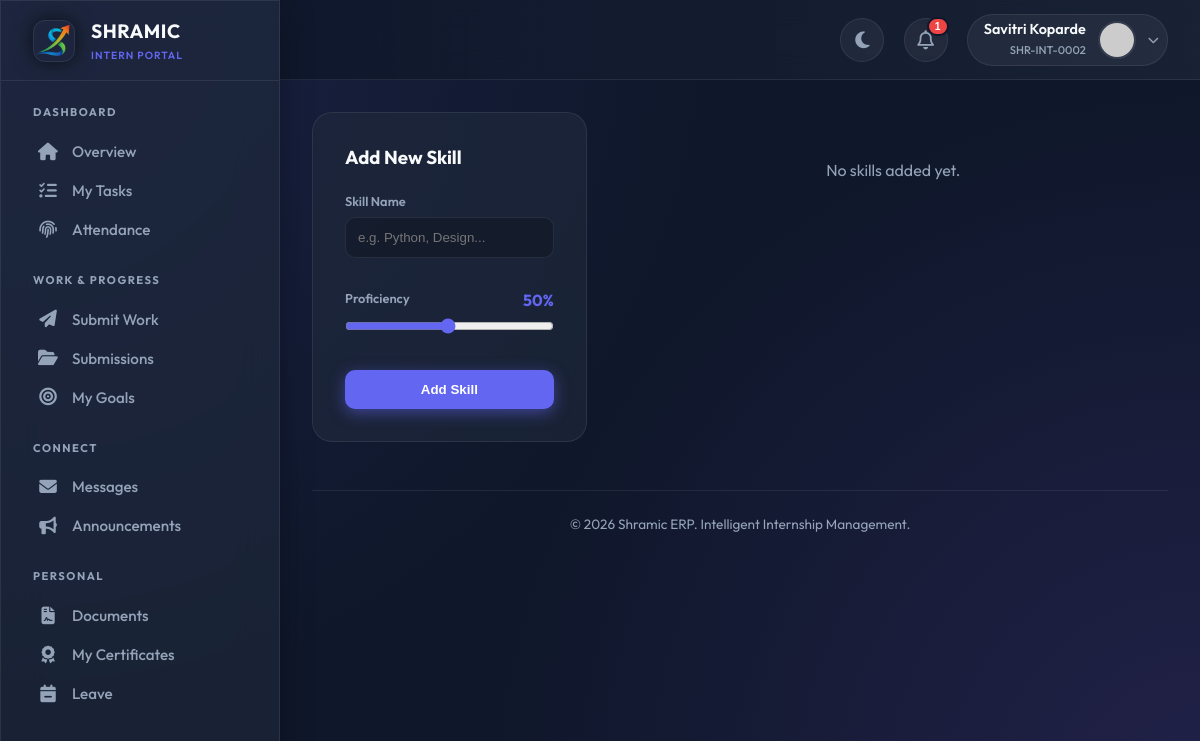
Before: /intern/skills (signed in) with the older database file.
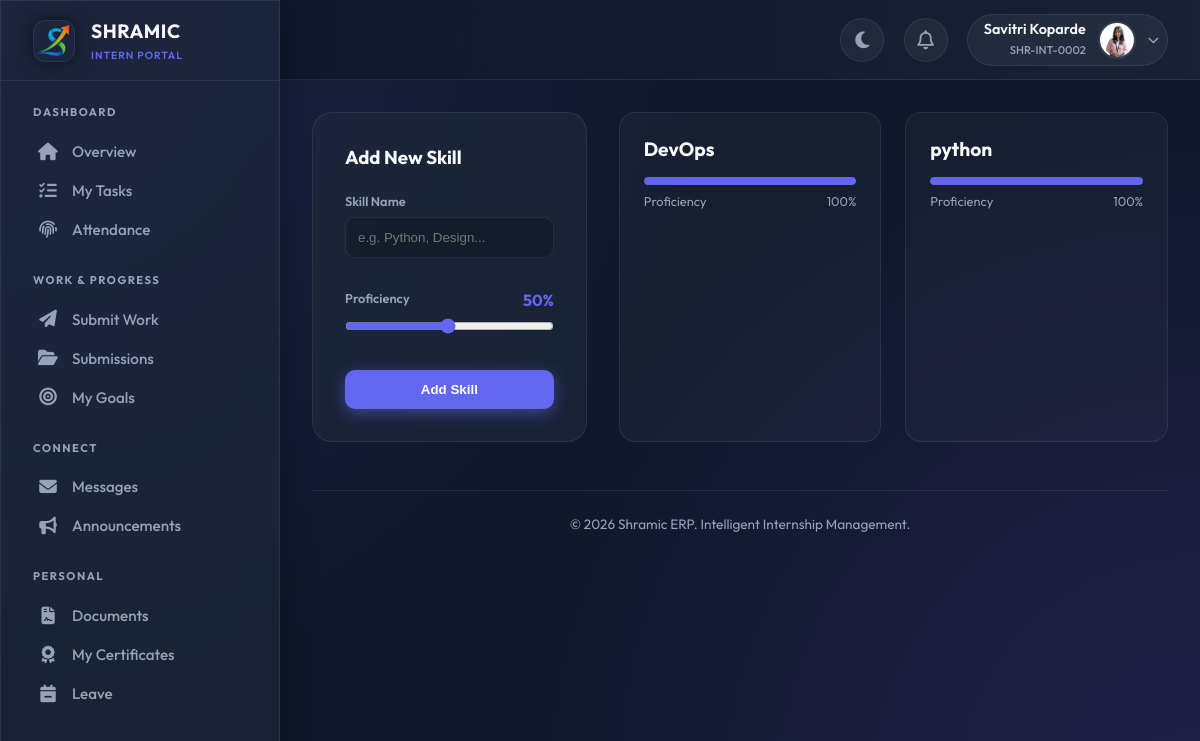
After: the same page with the newer database file.
### tables this page shows
CREATE TABLE users (
            id INTEGER PRIMARY KEY AUTOINCREMENT,
            intern_id TEXT UNIQUE,
            usn TEXT UNIQUE NOT NULL,
            full_name TEXT NOT NULL,
            phone TEXT NOT NULL,
            email TEXT UNIQUE NOT NULL,
            password_hash TEXT NOT NULL,
            role TEXT NOT NULL,
            photo_url TEXT,
            status TEXT DEFAULT 'PENDING',
            is_admin BOOLEAN DEFAULT 0,
            department TEXT,
            join_date DATE,
            emergency_contact TEXT,
            address TEXT,
            last_login TIMESTAMP,
            login_count INTEGER DEFAULT 0,
            created_at TIMESTAMP DEFAULT CURRENT_TIMESTAMP,
            updated_at TIMESTAMP DEFAULT CURRENT_TIMESTAMP
        );

CREATE TABLE skills (
            id INTEGER PRIMARY KEY AUTOINCREMENT,
            user_id INTEGER,
            skill_name TEXT NOT NULL,
            proficiency_level INTEGER,
            verified BOOLEAN DEFAULT 0,
            verified_by INTEGER,
            created_at TIMESTAMP DEFAULT CURRENT_TIMESTAMP,
            FOREIGN KEY (user_id) REFERENCES users(id),
            FOREIGN KEY (verified_by) REFERENCES users(id)
        );

### app.py (the view, shortened to what this page needs)
@app.route('/intern/skills', methods=['GET', 'POST'])
@login_required
@approved_required
def intern_skills():
    conn = get_db_connection()
    cur = conn.cursor()
    cur.execute("""
        SELECT * FROM skills
        WHERE user_id = ?
        ORDER BY proficiency_level DESC, skill_name ASC
    """, (current_user.id,))
    skills = cur.fetchall()
    conn.close()
    return render_template('intern/skills.html', skills=skills)

### app.py (called while the page is built)
@app.before_request
def make_session_permanent():
    session.permanent = True
    app.permanent_session_lifetime = timedelta(days=365)

def get_db_connection():
    conn = sqlite3.connect(DATABASE, timeout=30)
    conn.execute("PRAGMA busy_timeout = 30000")
    conn.row_factory = sqlite3.Row
    return conn

def get_current_datetime():
    return datetime.now(TIMEZONE)

@login_manager.user_loader
def load_user(user_id):
    conn = get_db_connection()
    cur = conn.cursor()
    cur.execute("SELECT * FROM users WHERE id = ?", (user_id,))
    user_data = cur.fetchone()
    conn.close()
    return User(dict(user_data)) if user_data else None

def approved_required(f):
    @wraps(f)
    def decorated_function(*args, **kwargs):
        if not current_user.is_authenticated:
            return redirect(url_for('login'))
        if current_user.status != 'APPROVED' and not current_user.is_admin:
            return render_template('auth/pending.html')
        return f(*args, **kwargs)
    return decorated_function

@app.before_request
def before_request():
        pass

### templates/intern/skills.html (shortened to what this page needs)
{% extends "intern/base.html" %} {% block title %}My Skills{% endblock %}  {% block content %}
<div class="skill-container">
  <div class="add-skill-box">
    <h3 style="margin-bottom: 1.5rem; font-weight: 700">Add New Skill</h3>
    <form action="{{ url_for('intern_skills') }}" method="POST">
      <div style="margin-bottom: 1.5rem">
        <label
          style="
            display: block;
            color: var(--text-muted);
            font-size: 0.8rem;
            font-weight: 600;
            margin-bottom: 0.5rem;
          "
          >Skill Name</label
        >
        <input
          type="text"
          name="skill_name"
          required
          placeholder="e.g. Python, Design..."
          style="
            width: 100%;
            padding: 12px;
            background: rgba(0, 0, 0, 0.2);
            border: 1px solid var(--glass-border);
            border-radius: 10px;
            color: white;
          "
        />
      </div>
      <div class="range-wrap">
        <div
          style="
            display: flex;
            justify-content: space-between;
            margin-bottom: 0.5rem;
          "
        >
          <label
            style="
              color: var(--text-muted);
              font-size: 0.8rem;
              font-weight: 600;
            "
            >Proficiency</label
          >
          <span id="range-val" style="color: var(--primary); font-weight: 700"
            >50%</span
          >
        </div>
        <input
          type="range"
          name="proficiency_level"
          min="1"
          max="100"
          value="50"
          oninput="
            document.getElementById('range-val').innerText = this.value + '%'
          "
        />
      </div>
      <button
        type="submit"
        style="
          width: 100%;
          padding: 12px;
          background: var(--primary);
          color: white;
          border: none;
          border-radius: 10px;
          font-weight: 700;
          cursor: pointer;
          box-shadow: 0 4px 15px var(--primary-glow);
        "
      >
        Add Skill
      </button>
    </form>
  </div>
  <div class="skills-grid">
    {% for skill in skills %}
    <div class="skill-card">
      <div class="skill-name">{{ skill.skill_name }}</div>
      <div class="progress-track">
        <div
          class="progress-bar"
          style="width: {{ skill.proficiency_level }}%"
        ></div>
      </div>
      <div
        style="
          margin-top: 8px;
          font-size: 0.8rem;
          color: var(--text-muted);
          display: flex;
          justify-content: space-between;
        "
      >
        <span>Proficiency</span>
        <span>{{ skill.proficiency_level }}%</span>
      </div>
    </div>
    {% else %}
    <div
      style="
        grid-column: 1/-1;
        text-align: center;
        padding: 3rem;
        color: var(--text-muted);
      "
    >
      <p>No skills added yet.</p>
    </div>
    {% endfor %}
  </div>
</div>
{% endblock %}

### templates/intern/base.html (shortened to what the changed rows need)
<!doctype html>
<html lang="en">
  <head>
    <link
      rel="stylesheet"
      href="https://cdnjs.cloudflare.com/ajax/libs/font-awesome/6.4.0/css/all.min.css"
    />
  </head>
  <body data-theme="dark" x-data="{ sidebarOpen: false }">
    <div class="app-container">
      <aside class="sidebar glass-panel" :class="{ 'open': sidebarOpen }">
        <div class="sidebar-header">
          <div>
            <h1
              style="
                font-size: 1.2rem;
                font-weight: 700;
                letter-spacing: 0.5px;
                color: var(--text-main);
              "
            >
              SHRAMIC
            </h1>
          </div>
        </div>
      </aside>
      <main class="main-content">
        <header class="top-header">
          <div class="header-actions">
            <div class="relative-container" x-data="{ open: false }">
              <button @click="open = !open" class="icon-btn">
                <i class="far fa-bell"></i>
                {% if unread_notifications > 0 %}
                <span class="badge">{{ unread_notifications }}</span>
                {% endif %}
              </button>
            </div>
            <div class="relative-container" x-data="{ userMenuOpen: false }">
              <div class="user-pill" @click="userMenuOpen = !userMenuOpen">
                <div class="user-info">
                  <span class="user-name">{{ current_user.full_name }}</span>
                  <span class="user-role">{{ current_user.intern_id }}</span>
                </div>
                {% if current_user.photo_url %}
                <img
                  src="{{ url_for('uploaded_file', filename='profiles/' + current_user.photo_url) }}"
                  class="avatar"
                />
                {% else %}
                <img
                  src="https://ui-avatars.com/api/?name={{ current_user.full_name }}&background=6366f1&color=fff"
                  class="avatar"
                />
                {% endif %}
                <i
                  class="fas fa-chevron-down"
                  style="font-size: 0.7rem; color: var(--text-muted)"
                ></i>
              </div>
            </div>
          </div>
        </header>
        <div class="content-body">
           {% block content %}{% endblock %}
        </div>
      </main>
    </div>
  </body>
</html>

Changed rows visible on the page:
changed users "Savitri Koparde": photo_url: picture added
added skills: skill_name "DevOps", proficiency_level "100"
added skills: skill_name "python", proficiency_level "100"
Other visible differences:
{{ unread_notifications }}: "1" → (not shown)
text no longer shown: "No skills added yet."
